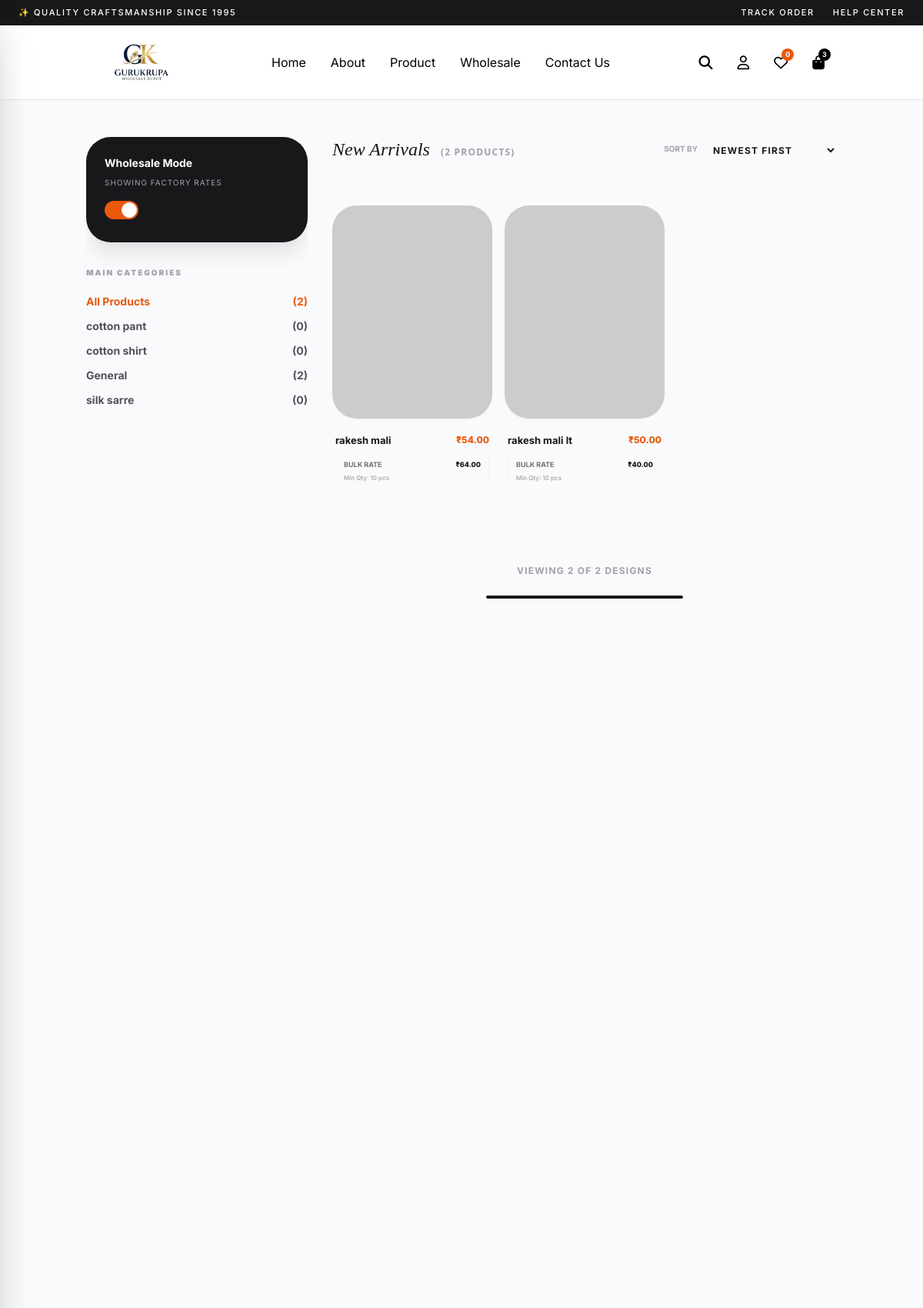
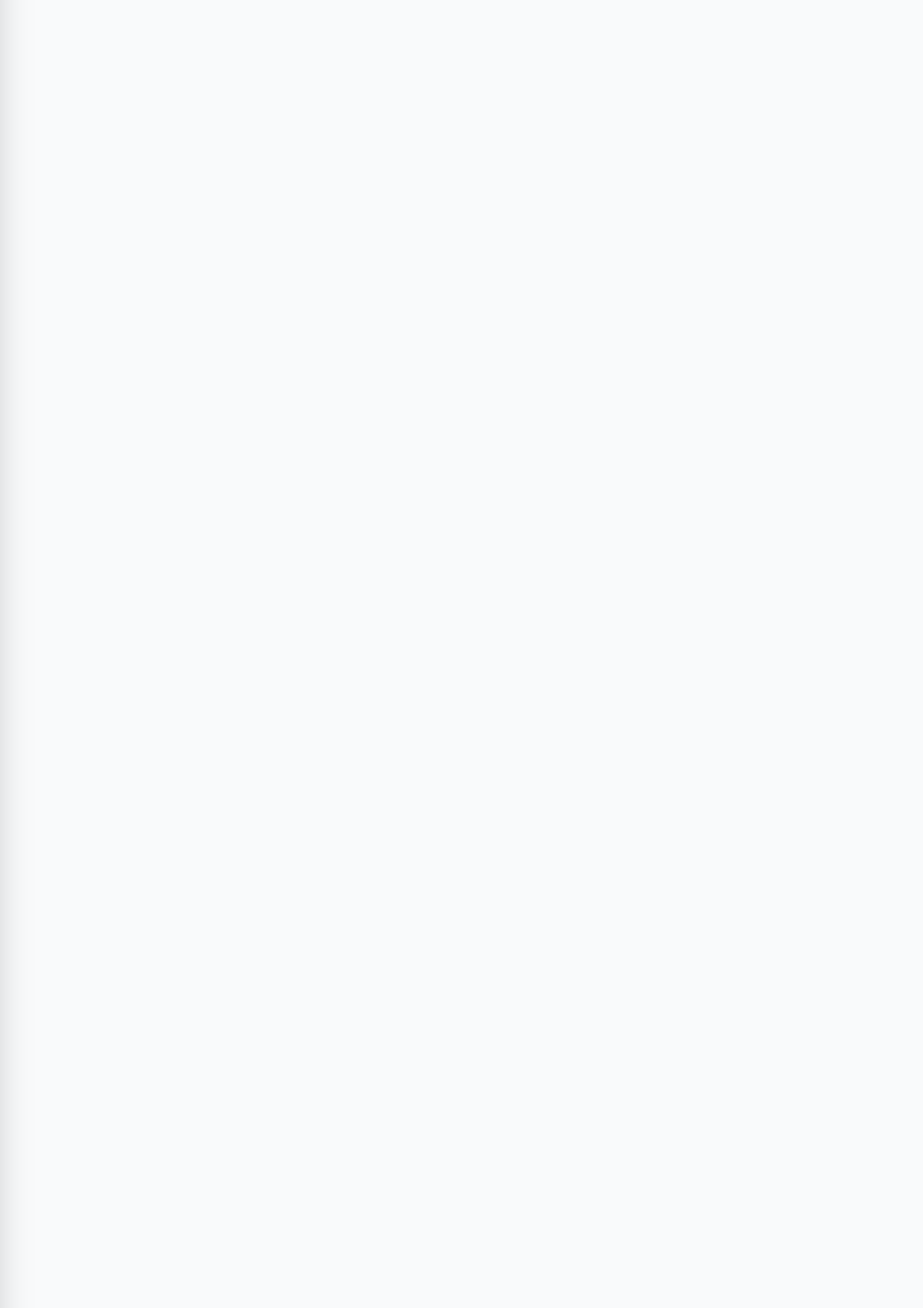
/pages/products/product-list.php (upper part), run on the app's committed database (2 pictures, top to bottom).
### tables this page shows
CREATE TABLE `categories` (
  `category_id` int(11) NOT NULL,
  `name` varchar(100) NOT NULL,
  `description` text DEFAULT NULL,
  `created_at` datetime DEFAULT current_timestamp(),
  `updated_at` datetime DEFAULT current_timestamp() ON UPDATE current_timestamp()
);

CREATE TABLE `products` (
  `product_id` int(11) NOT NULL,
  `supplier_id` int(11) NOT NULL,
  `category_id` int(11) NOT NULL,
  `preferred_supplier_id` int(11) DEFAULT NULL,
  `name` varchar(150) NOT NULL,
  `sku` varchar(50) DEFAULT NULL,
  `description` text DEFAULT NULL,
  `price` decimal(10,2) NOT NULL,
  `wholesale_price` decimal(10,2) NOT NULL,
  `min_wholesale_qty` int(11) DEFAULT 10,
  `gst_percent` decimal(5,2) DEFAULT 0.00,
  `discount_percent` decimal(5,2) DEFAULT 0.00,
  `status` enum('active','inactive') DEFAULT 'active',
  `created_at` datetime DEFAULT current_timestamp(),
  `updated_at` datetime DEFAULT current_timestamp() ON UPDATE current_timestamp(),
  `stock` int(11) DEFAULT 0,
  `min_stock_level` int(11) DEFAULT 10,
  `main_image` varchar(255) DEFAULT NULL,
  `image_1` varchar(255) DEFAULT NULL,
  `image_2` varchar(255) DEFAULT NULL,
  `image_3` varchar(255) DEFAULT NULL,
  `image_4` varchar(255) DEFAULT NULL
);

### includes/functions.php (called while the page is built, shortened)
<?php
function get_product_image($image_path)
{
    return 'https://via.placeholder.com/600x800?text=No+Image';
}
function format_price($amount)
{
    return '₹' . number_format((float) $amount, 2);
}
?>

### pages/products/product-list.php (the view, shortened to what this page needs)
<?php
require_once '../../config/database.php';
require_once '../../includes/functions.php';
include '../../includes/header.php';
$stmt_cats = $pdo->query("SELECT * FROM categories ORDER BY name ASC");
$categories = $stmt_cats->fetchAll(PDO::FETCH_ASSOC);
$sql = "SELECT p.*, c.name as category_name
        FROM products p
        LEFT JOIN categories c ON p.category_id = c.category_id
        WHERE p.status = 1";
$category_filter_id = isset($_GET['category_id']) ? (int) $_GET['category_id'] : null;
$sort_option = $_GET['sort'] ?? 'newest';
switch ($sort_option) {
    default:
        $sql .= " ORDER BY p.created_at DESC";
}
$stmt = $pdo->prepare($sql);
$stmt->execute();
$products = $stmt->fetchAll(PDO::FETCH_ASSOC);
$total_products = count($products);
?>
<body class="bg-[#FBFBFB]">
    <div class="container mx-auto px-4 lg:px-6 py-12">
        <div class="flex flex-col lg:flex-row gap-8">
            <aside class="w-full lg:w-72 shrink-0">
                <div class="sticky top-28 space-y-8 h-[calc(100vh-140px)] overflow-y-auto no-scrollbar pb-10">
                    <div class="p-6 bg-zinc-900 rounded-[2rem] text-white shadow-xl shadow-zinc-200">
                        <h4 class="text-sm font-bold mb-2">Wholesale Mode</h4>
                        <p class="text-[10px] text-zinc-400 mb-4 uppercase tracking-widest">Showing Factory Rates</p>
                        <label class="relative inline-flex items-center cursor-pointer">
                            <div
                                class="w-11 h-6 bg-zinc-700 peer-focus:outline-none rounded-full peer peer-checked:after:translate-x-full peer-checked:after:border-white after:content-[''] after:absolute after:top-[2px] after:left-[2px] after:bg-white after:border-gray-300 after:border after:rounded-full after:h-5 after:w-5 after:transition-all peer-checked:bg-orange-600">
                            </div>
                        </label>
                    </div>
                    <div>
                        <h3 class="text-[10px] font-black uppercase tracking-[0.2em] text-zinc-400 mb-5">Main Categories
                        </h3>
                        <ul class="space-y-3 text-sm font-bold text-zinc-600">
                            <li>
                                <a href="product-list.php"
                                    class="flex justify-between items-center transition <?= !$category_filter_id ? 'text-orange-600' : 'hover:text-orange-600' ?>">
                                    All Products
                                    <span>(<?= $pdo->query("SELECT COUNT(*) FROM products WHERE status=1")->fetchColumn() ?>)</span>
                                </a>
                            </li>
                            <?php foreach ($categories as $cat):
                                $count_stmt = $pdo->prepare("SELECT COUNT(*) FROM products WHERE category_id = ? AND status=1");
                                $count_stmt->execute([$cat['category_id']]);
                                $count = $count_stmt->fetchColumn();
                                ?>
                                <li>
                                    <a href="?category_id=<?= $cat['category_id'] ?>"
                                        class="flex justify-between items-center transition <?= ($category_filter_id == $cat['category_id']) ? 'text-orange-600' : 'hover:text-orange-600' ?>">
                                        <?= htmlspecialchars($cat['name']) ?>
                                        <span>(<?= $count ?>)</span>
                                    </a>
                                </li>
                            <?php endforeach; ?>
                        </ul>
                    </div>
                </div>
            </aside>
            <main class="flex-1">
                <div class="flex justify-between items-center mb-8 pb-6 border-b border-zinc-100">
                    <h2 class="text-2xl font-serif italic text-zinc-900">
                        <?= $category_filter_id ? 'Category Selection' : 'New Arrivals' ?>
                        <span
                            class="text-xs font-sans font-bold text-zinc-400 not-italic ml-2 uppercase tracking-widest">(<?= $total_products ?>
                            Products)</span>
                    </h2>
                    <div class="flex items-center gap-4">
                        <span class="text-[10px] font-bold uppercase text-zinc-400">Sort By</span>
                        <form id="sortForm" method="GET">
                            <select name="sort" onchange="document.getElementById('sortForm').submit()"
                                class="bg-transparent text-xs font-bold uppercase tracking-widest outline-none border-none cursor-pointer text-zinc-900">
                                <option value="newest" <?= $sort_option == 'newest' ? 'selected' : '' ?>>Newest First
                                </option>
                            </select>
                        </form>
                    </div>
                </div>
                <div class="grid grid-cols-1 sm:grid-cols-2 md:grid-cols-3 xl:grid-cols-4 gap-x-4 gap-y-12">
                    <?php if ($total_products === 0): ?>
                        <div class="col-span-full text-center py-20">
                            <i class="fas fa-box-open text-slate-200 text-6xl mb-4"></i>
                            <h3 class="text-xl font-bold text-slate-900 mb-2">No Products Found</h3>
                            <p class="text-slate-400 text-sm">Try adjusting your filters or check back later.</p>
                        </div>
                    <?php else: ?>
                        <?php foreach ($products as $product): ?>
                            <div class="product-card group cursor-pointer"
                                onclick="window.location.href='product-details.php?id=<?= $product['product_id'] ?>'">
                                <div class="relative aspect-[3/4] rounded-[2rem] overflow-hidden bg-zinc-100 mb-5 shadow-sm">
                                    <img src="<?= get_product_image($product['main_image'] ?? '') ?>"
                                        class="w-full h-full object-cover transition-transform duration-500 group-hover:scale-105"
                                        alt="<?= htmlspecialchars($product['name']) ?>">
                                </div>
                                <div class="space-y-1.5 px-1">
                                    <div class="flex justify-between items-start">
                                        <h3 class="font-bold text-zinc-900 text-[13px] leading-tight truncate pr-2">
                                            <?= htmlspecialchars($product['name']) ?>
                                        </h3>
                                        <span class="text-xs font-extrabold text-orange-600">
                                            <?= format_price($product['price']) ?>
                                        </span>
                                    </div>
                                    <?php if (($product['wholesale_price'] ?? 0) > 0): ?>
                                        <div class="bg-zinc-50 p-2.5 rounded-xl border border-zinc-100">
                                            <div
                                                class="flex justify-between items-center text-[9px] font-bold uppercase text-zinc-500">
                                                <span>Bulk Rate</span>
                                                <span
                                                    class="text-zinc-900 font-extrabold"><?= format_price($product['wholesale_price']) ?></span>
                                            </div>
                                            <div class="mt-1 text-[8px] text-zinc-400 font-medium">
                                                Min Qty: <?= $product['min_wholesale_qty'] ?? 1 ?> pcs
                                            </div>
                                        </div>
                                    <?php endif; ?>
                                </div>
                            </div>
                        <?php endforeach; ?>
                    <?php endif; ?>
                </div>
                <div class="mt-24 flex flex-col items-center">
                    <p class="text-xs font-bold text-zinc-400 uppercase tracking-widest mb-6">
                        Viewing <?= $total_products ?> of
                        <?= $pdo->query("SELECT COUNT(*) FROM products WHERE status=1")->fetchColumn() ?> Designs
                    </p>
                    <div class="w-64 h-1 bg-zinc-200 rounded-full mb-8 overflow-hidden">
                        <?php
                        $total_all = $pdo->query("SELECT COUNT(*) FROM products WHERE status=1")->fetchColumn();
                        $percentage = ($total_all > 0) ? ($total_products / $total_all) * 100 : 0;
                        ?>
                        <div class="bg-zinc-900 h-full transition-all" style="width: <?= $percentage ?>%"></div>
                    </div>
                </div>
            </main>
        </div>
    </div>
    <?php include '../../includes/footer.php'; ?>

### data on the page
categories: name "cotton pant", count "0"
categories: name "cotton shirt", count "0"
categories: name "General", count "2"
categories: name "silk sarre", count "0"
products: name "rakesh mali", price "₹54.00", wholesale_price "₹64.00", min_wholesale_qty "10"
products: name "rakesh mali lt", price "₹50.00", wholesale_price "₹40.00", min_wholesale_qty "10"

### other printed values
$total_products "2"
